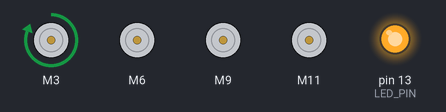
Recording of a sketch running on a simulated Arduino Uno, built with avr-gcc and run on an emulated ATmega328P. Shown: 4 × DC motor (green arrow = forward, orange = backward, longer = faster), output pins drawn as LEDs (lit = HIGH).

Above: at 0.1 s.
At 8.1 s:
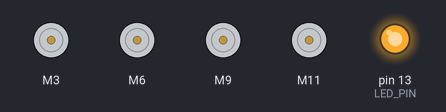
At 16.1 s:
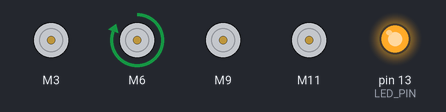
At 32.1 s:
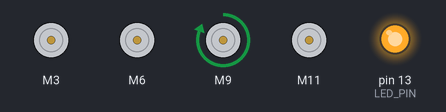
At 48.1 s:
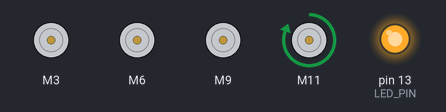
At 64.1 s:
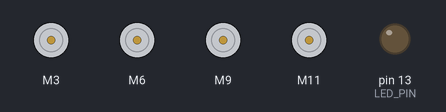
Timing chart, 0 to 65.6 s (numbered marks = the images above):
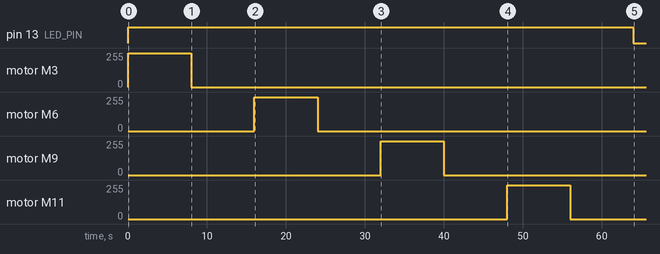

The sketch:

myCalibration.ino
```cpp
/*
  ESC_Calibration
    It's important to calibrate the ESC with the values (uS / microseconds) he will expect to be for Min and Max speed.
    This one require a little procedure:
      1 - Load the sketch to your Arduino board
      2 - Connect your ESC to the Arduino board
      3 - Power your Arduino board
      4 - Once the LED (LED_PIN) is HIGH/ON connect the power to your ESC, you have 5sec to do so
      5 - Once the LED is LOW/OFF the calibration should be done
      6 - Should now be calibrated between 1000us and 2000us

  27 April 2017
  by Eric Nantel

  Servo & Knob links
  http://www.arduino.cc/en/Tutorial/Knob
  http://people.interaction-ivrea.it/m.rinott
 */
#include "ESC.h"
#define LED_PIN (13)              // Pin for the LED


ESC myESC1 (3, 1000, 2000, 500);                 // ESC_Name (ESC PIN, Minimum Value, Maximum Value, Default Speed, Arm Value)
ESC myESC2 (6, 1000, 2000, 500);                 // ESC_Name (ESC PIN, Minimum Value, Maximum Value, Default Speed, Arm Value)
ESC myESC3 (9, 1000, 2000, 500);                 // ESC_Name (ESC PIN, Minimum Value, Maximum Value, Default Speed, Arm Value)
ESC myESC4 (11, 1000, 2000, 500);                 // ESC_Name (ESC PIN, Minimum Value, Maximum Value, Default Speed, Arm Value)


void setup() {
  pinMode(LED_PIN, OUTPUT);       // LED Visual Output (can be removed)
  digitalWrite(LED_PIN, HIGH);    // LED High while signal is High (can be removed)
  myESC1.calib();                  // Calibration of the Max and Min value the ESC is expecting
  myESC1.stop();                   // Stop the ESC to avoid damage or injuries

  myESC2.calib();                  // Calibration of the Max and Min value the ESC is expecting
  myESC2.stop();                   // Stop the ESC to avoid damage or injuries

  myESC3.calib();                  // Calibration of the Max and Min value the ESC is expecting
  myESC3.stop();                   // Stop the ESC to avoid damage or injuries

  myESC4.calib();                  // Calibration of the Max and Min value the ESC is expecting
  myESC4.stop();                   // Stop the ESC to avoid damage or injuries

  digitalWrite(LED_PIN, LOW);     // LED Low when the calibration is done (can be removed)
}

void loop() {

}
```
